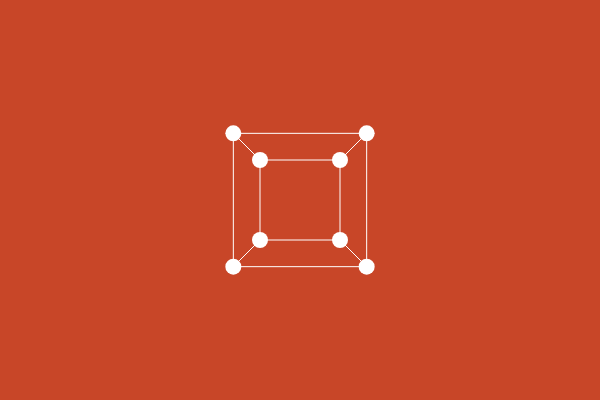
Frame 1 (no input)
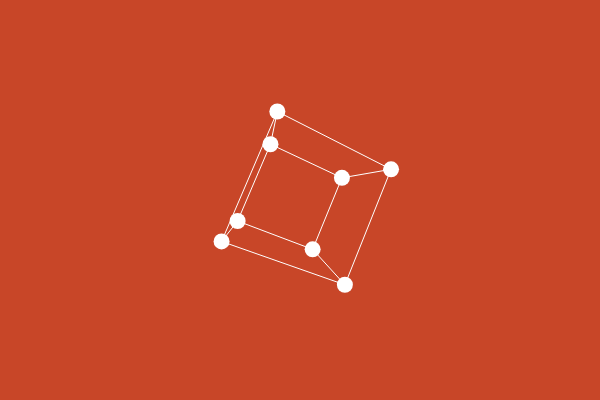
Frame 60 (no input)
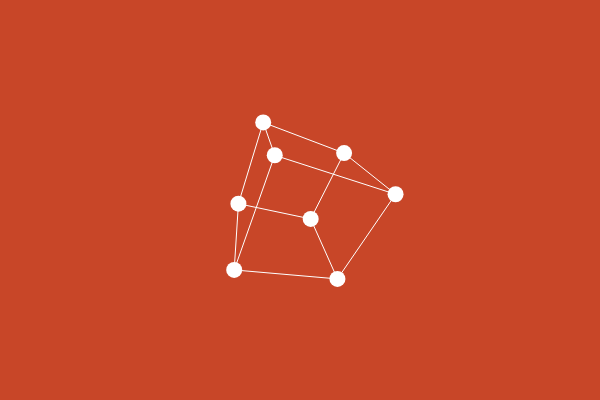
Frame 120 (the mouse pressed at the canvas centre since frame 60)

The p5.js sketch that drew these frames (run headless with seeded random() and noise() and a simulated clock; from frame 60 on, the mouse is pressed at the canvas centre):

// p5.js sketch
// ── sketch.js
let angle = 0;
let points = [];

function setup() {
  createCanvas(600, 400);

  points[0] = createVector(-0.5, -0.5, -0.5);
  points[1] = createVector(0.5, -0.5, -0.5);
  points[2] = createVector(0.5, 0.5, -0.5);
  points[3] = createVector(-0.5, 0.5, -0.5);
  points[4] = createVector(-0.5, -0.5, 0.5);
  points[5] = createVector(0.5, -0.5, 0.5);
  points[6] = createVector(0.5, 0.5, 0.5);
  points[7] = createVector(-0.5, 0.5, 0.5);
}

function draw() {
  background(200,70,40);
  translate(width / 2, height / 2);

  const rotationZ = [
    [cos(angle), -sin(angle), 0],
    [sin(angle), cos(angle), 0],
    [0, 0, 1],
  ];

  const rotationX = [
    [1, 0, 0],
    [0, cos(angle), -sin(angle)],
    [0, sin(angle), cos(angle)],
  ];

  const rotationY = [
    [cos(angle), 0, sin(angle)],
    [0, 1, 0],
    [-sin(angle), 0, cos(angle)],
  ];

  let projected = [];

  for (let i = 0; i < points.length; i++) {
    let rotated = matmul(rotationY, points[i]);
    rotated = matmul(rotationX, rotated);
    rotated = matmul(rotationZ, rotated);
    let distance = 2;
    let z = 1 / (distance - rotated.z);
    const projection = [
      [z, 0, 0],
      [0, z, 0],
    ];    
    let projected2d = matmul(projection, rotated);

    projected2d.mult(200);
    projected[i] = projected2d;
  }

  for (let i = 0; i < projected.length; i++) {
    stroke(255);
    strokeWeight(16);
    noFill();
    const v = projected[i];
    point(v.x, v.y);
  }
  for (let i = 0; i < 4; i++) {
    connect(i, (i + 1) % 4, projected);
    connect(i + 4, ((i + 1) % 4) + 4, projected);
    connect(i, i + 4, projected);
  }

  angle += 0.03;
}

function connect(i, j, points) {
  const a = points[i];
  const b = points[j];
  strokeWeight(1);
  stroke(255);
  line(a.x, a.y, b.x, b.y);
}

// ── matrix.js
function vecToMatrix(v) {
    let m = [];
    for (let i = 0; i < 3; i++) {
      m[i] = [];
    }
    m[0][0] = v.x;
    m[1][0] = v.y;
    m[2][0] = v.z;
    return m;
  }
  
  function matrixToVec(m) {
    return createVector(m[0][0], m[1][0], m.length > 2 ? m[2][0] : 0);
  }
  
  function logMatrix(m) {
    const cols = m[0].length;
    const rows = m.length;
    console.log(rows + "x" + cols);
    console.log("----------------");
    let s = '';
    for (let i = 0; i < rows; i++) {
      for (let j = 0; j < cols; j++) {
        s += (m[i][j] + " ");
      }
      console.log(s);
    }
    console.log();
  }
  
  function matmulvec(a, vec) {
    let m = vecToMatrix(vec);
    let r = matmul(a, m);
    return matrixToVec(r);
  }
  
  function matmul(a, b) {
    if (b instanceof p5.Vector) {
      return matmulvec(a, b);
    }
  
    let colsA = a[0].length;
    let rowsA = a.length;
    let colsB = b[0].length;
    let rowsB = b.length;
  
    if (colsA !== rowsB) {
      console.error("Columns of A must match rows of B");
      return null;
    }
  
    result = [];
    for (let j = 0; j < rowsA; j++) {
      result[j] = [];
      for (let i = 0; i < colsB; i++) {
        let sum = 0;
        for (let n = 0; n < colsA; n++) {
          sum += a[j][n] * b[n][i];
        }
        result[j][i] = sum;
      }
    }
    return result;
  }
